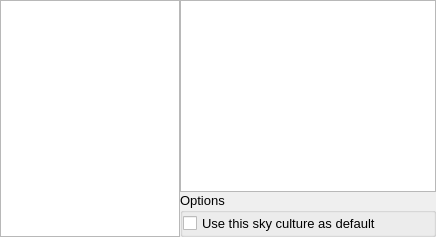
        <widget class="QWidget" name="page_4">
         <layout class="QGridLayout" name="gridLayout_4">
          <property name="leftMargin">
           <number>0</number>
          </property>
          <property name="topMargin">
           <number>0</number>
          </property>
          <property name="rightMargin">
           <number>0</number>
          </property>
          <property name="bottomMargin">
           <number>0</number>
          </property>
          <property name="spacing">
           <number>0</number>
          </property>
          <item row="0" column="0" rowspan="2">
           <widget class="QListWidget" name="culturesListWidget">
            <property name="sizePolicy">
             <sizepolicy hsizetype="Preferred" vsizetype="Expanding">
              <horstretch>100</horstretch>
              <verstretch>0</verstretch>
             </sizepolicy>
            </property>
            <property name="minimumSize">
             <size>
              <width>180</width>
              <height>0</height>
             </size>
            </property>
            <property name="maximumSize">
             <size>
              <width>120</width>
              <height>16777213</height>
             </size>
            </property>
            <property name="focusPolicy">
             <enum>Qt::NoFocus</enum>
            </property>
            <property name="horizontalScrollBarPolicy">
             <enum>Qt::ScrollBarAlwaysOff</enum>
            </property>
            <property name="selectionRectVisible">
             <bool>false</bool>
            </property>
           </widget>
          </item>
          <item row="0" column="1">
           <widget class="QTextBrowser" name="skyCultureTextBrowser">
            <property name="sizePolicy">
             <sizepolicy hsizetype="Expanding" vsizetype="Expanding">
              <horstretch>0</horstretch>
              <verstretch>0</verstretch>
             </sizepolicy>
            </property>
            <property name="minimumSize">
             <size>
              <width>0</width>
              <height>0</height>
             </size>
            </property>
            <property name="font">
             <font>
              <pointsize>10</pointsize>
             </font>
            </property>
            <property name="frameShape">
             <enum>QFrame::StyledPanel</enum>
            </property>
            <property name="verticalScrollBarPolicy">
             <enum>Qt::ScrollBarAsNeeded</enum>
            </property>
            <property name="horizontalScrollBarPolicy">
             <enum>Qt::ScrollBarAlwaysOff</enum>
            </property>
            <property name="openExternalLinks">
             <bool>true</bool>
            </property>
           </widget>
          </item>
          <item row="1" column="1">
           <widget class="QGroupBox" name="starloreOptionsgroupBox">
            <property name="enabled">
             <bool>true</bool>
            </property>
            <property name="sizePolicy">
             <sizepolicy hsizetype="Expanding" vsizetype="Minimum">
              <horstretch>0</horstretch>
              <verstretch>0</verstretch>
             </sizepolicy>
            </property>
            <property name="minimumSize">
             <size>
              <width>0</width>
              <height>0</height>
             </size>
            </property>
            <property name="font">
             <font>
              <pointsize>10</pointsize>
              <weight>50</weight>
              <bold>false</bold>
             </font>
            </property>
            <property name="title">
             <string>Options</string>
            </property>
            <layout class="QVBoxLayout" name="verticalLayout_8">
             <property name="leftMargin">
              <number>0</number>
             </property>
             <property name="topMargin">
              <number>0</number>
             </property>
             <property name="rightMargin">
              <number>0</number>
             </property>
             <property name="bottomMargin">
              <number>0</number>
             </property>
             <item>
              <widget class="QCheckBox" name="useAsDefaultSkyCultureCheckBox">
               <property name="text">
                <string>Use this sky culture as default</string>
               </property>
              </widget>
             </item>
            </layout>
           </widget>
          </item>
         </layout>
        </widget>
